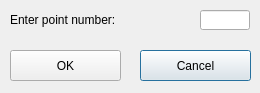
<?xml version="1.0" encoding="UTF-8"?>
<ui version="4.0" stdsetdef="1">
  <author></author>
  <comment></comment>
  <exportmacro></exportmacro>
  <class>ClearSelectedPointDialogBase</class>
  <widget class="QDialog" name="ClearSelectedPointDialogBase">
    <property name="geometry">
      <rect>
        <x>0</x>
        <y>0</y>
        <width>260</width>
        <height>93</height>
      </rect>
    </property>
    <property name="windowTitle">
      <string>Clear Selected Point</string>
    </property>
    <widget class="QLabel" name="pointNumberLabel">
      <property name="geometry">
        <rect>
          <x>10</x>
          <y>10</y>
          <width>150</width>
          <height>20</height>
        </rect>
      </property>
      <property name="maximumSize">
        <size>
          <width>150</width>
          <height>20</height>
        </size>
      </property>
      <property name="text">
        <string>Enter point number:</string>
      </property>
      <property name="wordWrap">
        <bool>false</bool>
      </property>
    </widget>
    <widget class="QLineEdit" name="pointNumberEdit">
      <property name="geometry">
        <rect>
          <x>200</x>
          <y>10</y>
          <width>50</width>
          <height>20</height>
        </rect>
      </property>
      <property name="maximumSize">
        <size>
          <width>50</width>
          <height>20</height>
        </size>
      </property>
    </widget>
    <widget class="QPushButton" name="cancelButton">
      <property name="geometry">
        <rect>
          <x>140</x>
          <y>50</y>
          <width>111</width>
          <height>31</height>
        </rect>
      </property>
      <property name="text">
        <string>Cancel</string>
      </property>
    </widget>
    <widget class="QPushButton" name="okButton">
      <property name="geometry">
        <rect>
          <x>10</x>
          <y>50</y>
          <width>111</width>
          <height>31</height>
        </rect>
      </property>
      <property name="text">
        <string>OK</string>
      </property>
    </widget>
  </widget>
  <layoutdefault spacing="6" margin="11"/>
  <pixmapfunction>qPixmapFromMimeSource</pixmapfunction>
  <connections>
    <connection>
      <sender>okButton</sender>
      <signal>clicked()</signal>
      <receiver>ClearSelectedPointDialogBase</receiver>
      <slot>OKButtonClicked()</slot>
    </connection>
    <connection>
      <sender>cancelButton</sender>
      <signal>clicked()</signal>
      <receiver>ClearSelectedPointDialogBase</receiver>
      <slot>CancelButtonClicked()</slot>
    </connection>
  </connections>
</ui>
